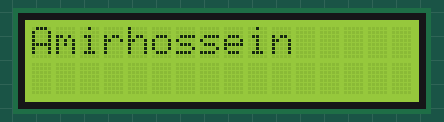
Simulated run of this sketch. Board: Arduino Uno, built with avr-gcc and run on an emulated ATmega328P. Parts: 16×2 character LCD.

Above: at 0.1 s.
At 1.1 s:
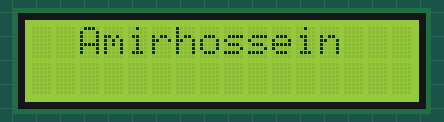
At 1.6 s:
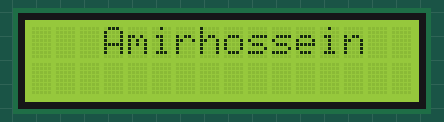
At 3.1 s:
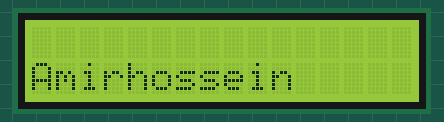
At 4.6 s:
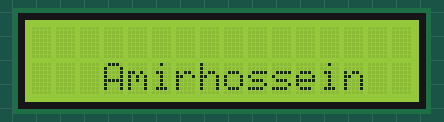
At 6.6 s:
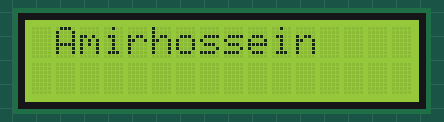

The sketch:

namePrinter.ino
```cpp
#include <Arduino.h>
#include <Wire.h>
#include <LiquidCrystal.h>
#include <Keypad.h>

int curr_row = 0;
int curr_col = 0;

#define E 33
#define RS 32
#define D4 34
#define D5 35
#define D6 36
#define D7 37
#define ROWS 2
#define COLS 16

LiquidCrystal lcd(RS, E, D4, D5, D6, D7);

void setup()
{
  // put your setup code here, to run once:
  lcd.begin(COLS, ROWS);
  lcd.clear();

}

void loop()
{
    sayName("Amirhossein");
}

void sayName(String name) {
    for (int i=0 ; i<ROWS ; i++){
       lcd.clear();
       lcd.setCursor(0,i);
       lcd.print(name);
       for(int j=name.length()-1; j<COLS; j++){
        delay(500);
        lcd.scrollDisplayRight();
       }
    }
}
```

Measured:
- by itself, everything shown: repeats every 6.0 s, in 13 steps
- what the display in image 1 shows lasts 0.5 s, from 1.1 s to 1.6 s
